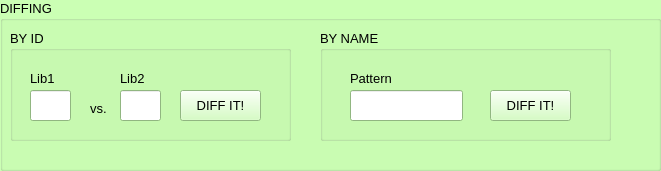
   <widget class="QGroupBox" name="groupBox_3">
    <property name="geometry">
     <rect>
      <x>10</x>
      <y>440</y>
      <width>661</width>
      <height>171</height>
     </rect>
    </property>
    <property name="palette">
     <palette>
      <active>
       <colorrole role="WindowText">
        <brush brushstyle="SolidPattern">
         <color alpha="255">
          <red>0</red>
          <green>0</green>
          <blue>0</blue>
         </color>
        </brush>
       </colorrole>
       <colorrole role="Button">
        <brush brushstyle="SolidPattern">
         <color alpha="255">
          <red>203</red>
          <green>255</green>
          <blue>180</blue>
         </color>
        </brush>
       </colorrole>
       <colorrole role="Light">
        <brush brushstyle="SolidPattern">
         <color alpha="255">
          <red>255</red>
          <green>255</green>
          <blue>255</blue>
         </color>
        </brush>
       </colorrole>
       <colorrole role="Midlight">
        <brush brushstyle="SolidPattern">
         <color alpha="255">
          <red>229</red>
          <green>255</green>
          <blue>217</blue>
         </color>
        </brush>
       </colorrole>
       <colorrole role="Dark">
        <brush brushstyle="SolidPattern">
         <color alpha="255">
          <red>101</red>
          <green>127</green>
          <blue>90</blue>
         </color>
        </brush>
       </colorrole>
       <colorrole role="Mid">
        <brush brushstyle="SolidPattern">
         <color alpha="255">
          <red>135</red>
          <green>170</green>
          <blue>120</blue>
         </color>
        </brush>
       </colorrole>
       <colorrole role="Text">
        <brush brushstyle="SolidPattern">
         <color alpha="255">
          <red>0</red>
          <green>0</green>
          <blue>0</blue>
         </color>
        </brush>
       </colorrole>
       <colorrole role="BrightText">
        <brush brushstyle="SolidPattern">
         <color alpha="255">
          <red>255</red>
          <green>255</green>
          <blue>255</blue>
         </color>
        </brush>
       </colorrole>
       <colorrole role="ButtonText">
        <brush brushstyle="SolidPattern">
         <color alpha="255">
          <red>0</red>
          <green>0</green>
          <blue>0</blue>
         </color>
        </brush>
       </colorrole>
       <colorrole role="Base">
        <brush brushstyle="SolidPattern">
         <color alpha="255">
          <red>255</red>
          <green>255</green>
          <blue>255</blue>
         </color>
        </brush>
       </colorrole>
       <colorrole role="Window">
        <brush brushstyle="SolidPattern">
         <color alpha="255">
          <red>203</red>
          <green>255</green>
          <blue>180</blue>
         </color>
        </brush>
       </colorrole>
       <colorrole role="Shadow">
        <brush brushstyle="SolidPattern">
         <color alpha="255">
          <red>0</red>
          <green>0</green>
          <blue>0</blue>
         </color>
        </brush>
       </colorrole>
       <colorrole role="AlternateBase">
        <brush brushstyle="SolidPattern">
         <color alpha="255">
          <red>229</red>
          <green>255</green>
          <blue>217</blue>
         </color>
        </brush>
       </colorrole>
       <colorrole role="ToolTipBase">
        <brush brushstyle="SolidPattern">
         <color alpha="255">
          <red>255</red>
          <green>255</green>
          <blue>220</blue>
         </color>
        </brush>
       </colorrole>
       <colorrole role="ToolTipText">
        <brush brushstyle="SolidPattern">
         <color alpha="255">
          <red>0</red>
          <green>0</green>
          <blue>0</blue>
         </color>
        </brush>
       </colorrole>
      </active>
      <inactive>
       <colorrole role="WindowText">
        <brush brushstyle="SolidPattern">
         <color alpha="255">
          <red>0</red>
          <green>0</green>
          <blue>0</blue>
         </color>
        </brush>
       </colorrole>
       <colorrole role="Button">
        <brush brushstyle="SolidPattern">
         <color alpha="255">
          <red>203</red>
          <green>255</green>
          <blue>180</blue>
         </color>
        </brush>
       </colorrole>
       <colorrole role="Light">
        <brush brushstyle="SolidPattern">
         <color alpha="255">
          <red>255</red>
          <green>255</green>
          <blue>255</blue>
         </color>
        </brush>
       </colorrole>
       <colorrole role="Midlight">
        <brush brushstyle="SolidPattern">
         <color alpha="255">
          <red>229</red>
          <green>255</green>
          <blue>217</blue>
         </color>
        </brush>
       </colorrole>
       <colorrole role="Dark">
        <brush brushstyle="SolidPattern">
         <color alpha="255">
          <red>101</red>
          <green>127</green>
          <blue>90</blue>
         </color>
        </brush>
       </colorrole>
       <colorrole role="Mid">
        <brush brushstyle="SolidPattern">
         <color alpha="255">
          <red>135</red>
          <green>170</green>
          <blue>120</blue>
         </color>
        </brush>
       </colorrole>
       <colorrole role="Text">
        <brush brushstyle="SolidPattern">
         <color alpha="255">
          <red>0</red>
          <green>0</green>
          <blue>0</blue>
         </color>
        </brush>
       </colorrole>
       <colorrole role="BrightText">
        <brush brushstyle="SolidPattern">
         <color alpha="255">
          <red>255</red>
          <green>255</green>
          <blue>255</blue>
         </color>
        </brush>
       </colorrole>
       <colorrole role="ButtonText">
        <brush brushstyle="SolidPattern">
         <color alpha="255">
          <red>0</red>
          <green>0</green>
          <blue>0</blue>
         </color>
        </brush>
       </colorrole>
       <colorrole role="Base">
        <brush brushstyle="SolidPattern">
         <color alpha="255">
          <red>255</red>
          <green>255</green>
          <blue>255</blue>
         </color>
        </brush>
       </colorrole>
       <colorrole role="Window">
        <brush brushstyle="SolidPattern">
         <color alpha="255">
          <red>203</red>
          <green>255</green>
          <blue>180</blue>
         </color>
        </brush>
       </colorrole>
       <colorrole role="Shadow">
        <brush brushstyle="SolidPattern">
         <color alpha="255">
          <red>0</red>
          <green>0</green>
          <blue>0</blue>
         </color>
        </brush>
       </colorrole>
       <colorrole role="AlternateBase">
        <brush brushstyle="SolidPattern">
         <color alpha="255">
          <red>229</red>
          <green>255</green>
          <blue>217</blue>
         </color>
        </brush>
       </colorrole>
       <colorrole role="ToolTipBase">
        <brush brushstyle="SolidPattern">
         <color alpha="255">
          <red>255</red>
          <green>255</green>
          <blue>220</blue>
         </color>
        </brush>
       </colorrole>
       <colorrole role="ToolTipText">
        <brush brushstyle="SolidPattern">
         <color alpha="255">
          <red>0</red>
          <green>0</green>
          <blue>0</blue>
         </color>
        </brush>
       </colorrole>
      </inactive>
      <disabled>
       <colorrole role="WindowText">
        <brush brushstyle="SolidPattern">
         <color alpha="255">
          <red>101</red>
          <green>127</green>
          <blue>90</blue>
         </color>
        </brush>
       </colorrole>
       <colorrole role="Button">
        <brush brushstyle="SolidPattern">
         <color alpha="255">
          <red>203</red>
          <green>255</green>
          <blue>180</blue>
         </color>
        </brush>
       </colorrole>
       <colorrole role="Light">
        <brush brushstyle="SolidPattern">
         <color alpha="255">
          <red>255</red>
          <green>255</green>
          <blue>255</blue>
         </color>
        </brush>
       </colorrole>
       <colorrole role="Midlight">
        <brush brushstyle="SolidPattern">
         <color alpha="255">
          <red>229</red>
          <green>255</green>
          <blue>217</blue>
         </color>
        </brush>
       </colorrole>
       <colorrole role="Dark">
        <brush brushstyle="SolidPattern">
         <color alpha="255">
          <red>101</red>
          <green>127</green>
          <blue>90</blue>
         </color>
        </brush>
       </colorrole>
       <colorrole role="Mid">
        <brush brushstyle="SolidPattern">
         <color alpha="255">
          <red>135</red>
          <green>170</green>
          <blue>120</blue>
         </color>
        </brush>
       </colorrole>
       <colorrole role="Text">
        <brush brushstyle="SolidPattern">
         <color alpha="255">
          <red>101</red>
          <green>127</green>
          <blue>90</blue>
         </color>
        </brush>
       </colorrole>
       <colorrole role="BrightText">
        <brush brushstyle="SolidPattern">
         <color alpha="255">
          <red>255</red>
          <green>255</green>
          <blue>255</blue>
         </color>
        </brush>
       </colorrole>
       <colorrole role="ButtonText">
        <brush brushstyle="SolidPattern">
         <color alpha="255">
          <red>101</red>
          <green>127</green>
          <blue>90</blue>
         </color>
        </brush>
       </colorrole>
       <colorrole role="Base">
        <brush brushstyle="SolidPattern">
         <color alpha="255">
          <red>203</red>
          <green>255</green>
          <blue>180</blue>
         </color>
        </brush>
       </colorrole>
       <colorrole role="Window">
        <brush brushstyle="SolidPattern">
         <color alpha="255">
          <red>203</red>
          <green>255</green>
          <blue>180</blue>
         </color>
        </brush>
       </colorrole>
       <colorrole role="Shadow">
        <brush brushstyle="SolidPattern">
         <color alpha="255">
          <red>0</red>
          <green>0</green>
          <blue>0</blue>
         </color>
        </brush>
       </colorrole>
       <colorrole role="AlternateBase">
        <brush brushstyle="SolidPattern">
         <color alpha="255">
          <red>203</red>
          <green>255</green>
          <blue>180</blue>
         </color>
        </brush>
       </colorrole>
       <colorrole role="ToolTipBase">
        <brush brushstyle="SolidPattern">
         <color alpha="255">
          <red>255</red>
          <green>255</green>
          <blue>220</blue>
         </color>
        </brush>
       </colorrole>
       <colorrole role="ToolTipText">
        <brush brushstyle="SolidPattern">
         <color alpha="255">
          <red>0</red>
          <green>0</green>
          <blue>0</blue>
         </color>
        </brush>
       </colorrole>
      </disabled>
     </palette>
    </property>
    <property name="font">
     <font>
      <pointsize>10</pointsize>
     </font>
    </property>
    <property name="autoFillBackground">
     <bool>true</bool>
    </property>
    <property name="title">
     <string>DIFFING</string>
    </property>
    <property name="flat">
     <bool>true</bool>
    </property>
    <widget class="QGroupBox" name="groupBox_8">
     <property name="geometry">
      <rect>
       <x>10</x>
       <y>30</y>
       <width>281</width>
       <height>111</height>
      </rect>
     </property>
     <property name="title">
      <string>BY ID</string>
     </property>
     <widget class="QPushButton" name="button_diff_id">
      <property name="geometry">
       <rect>
        <x>170</x>
        <y>60</y>
        <width>81</width>
        <height>31</height>
       </rect>
      </property>
      <property name="text">
       <string>DIFF IT!</string>
      </property>
     </widget>
     <widget class="QLabel" name="label_7">
      <property name="geometry">
       <rect>
        <x>110</x>
        <y>40</y>
        <width>31</width>
        <height>16</height>
       </rect>
      </property>
      <property name="text">
       <string>Lib2</string>
      </property>
     </widget>
     <widget class="QLabel" name="label_6">
      <property name="geometry">
       <rect>
        <x>20</x>
        <y>40</y>
        <width>31</width>
        <height>16</height>
       </rect>
      </property>
      <property name="text">
       <string>Lib1</string>
      </property>
     </widget>
     <widget class="QLineEdit" name="lineedit_lib1">
      <property name="geometry">
       <rect>
        <x>20</x>
        <y>60</y>
        <width>41</width>
        <height>31</height>
       </rect>
      </property>
     </widget>
     <widget class="QLineEdit" name="lineedit_lib2">
      <property name="geometry">
       <rect>
        <x>110</x>
        <y>60</y>
        <width>41</width>
        <height>31</height>
       </rect>
      </property>
     </widget>
     <widget class="QLabel" name="label_5">
      <property name="geometry">
       <rect>
        <x>80</x>
        <y>70</y>
        <width>21</width>
        <height>16</height>
       </rect>
      </property>
      <property name="text">
       <string>vs.</string>
      </property>
     </widget>
    </widget>
    <widget class="QGroupBox" name="groupBox_5">
     <property name="geometry">
      <rect>
       <x>320</x>
       <y>30</y>
       <width>291</width>
       <height>111</height>
      </rect>
     </property>
     <property name="title">
      <string>BY NAME</string>
     </property>
     <widget class="QLineEdit" name="lineedit_pattern">
      <property name="geometry">
       <rect>
        <x>30</x>
        <y>60</y>
        <width>113</width>
        <height>31</height>
       </rect>
      </property>
     </widget>
     <widget class="QPushButton" name="button_diff_name">
      <property name="geometry">
       <rect>
        <x>170</x>
        <y>60</y>
        <width>81</width>
        <height>31</height>
       </rect>
      </property>
      <property name="text">
       <string>DIFF IT!</string>
      </property>
     </widget>
     <widget class="QLabel" name="label_10">
      <property name="geometry">
       <rect>
        <x>30</x>
        <y>40</y>
        <width>51</width>
        <height>16</height>
       </rect>
      </property>
      <property name="text">
       <string>Pattern</string>
      </property>
     </widget>
    </widget>
   </widget>
